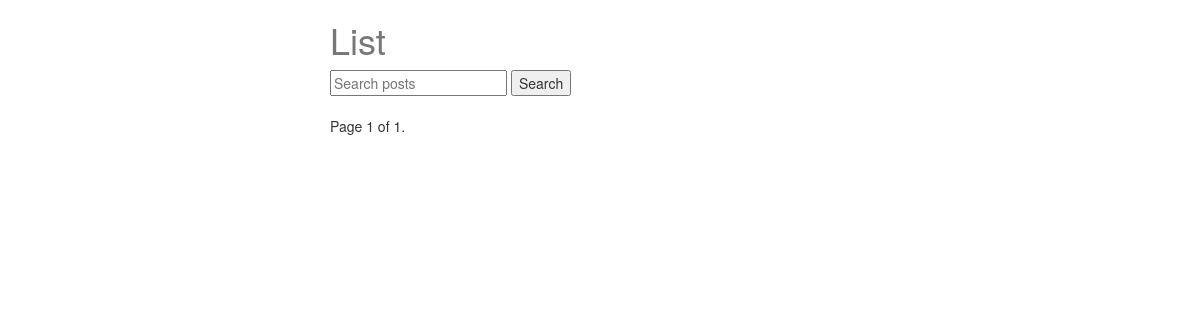
The app's page /posts/, older data.
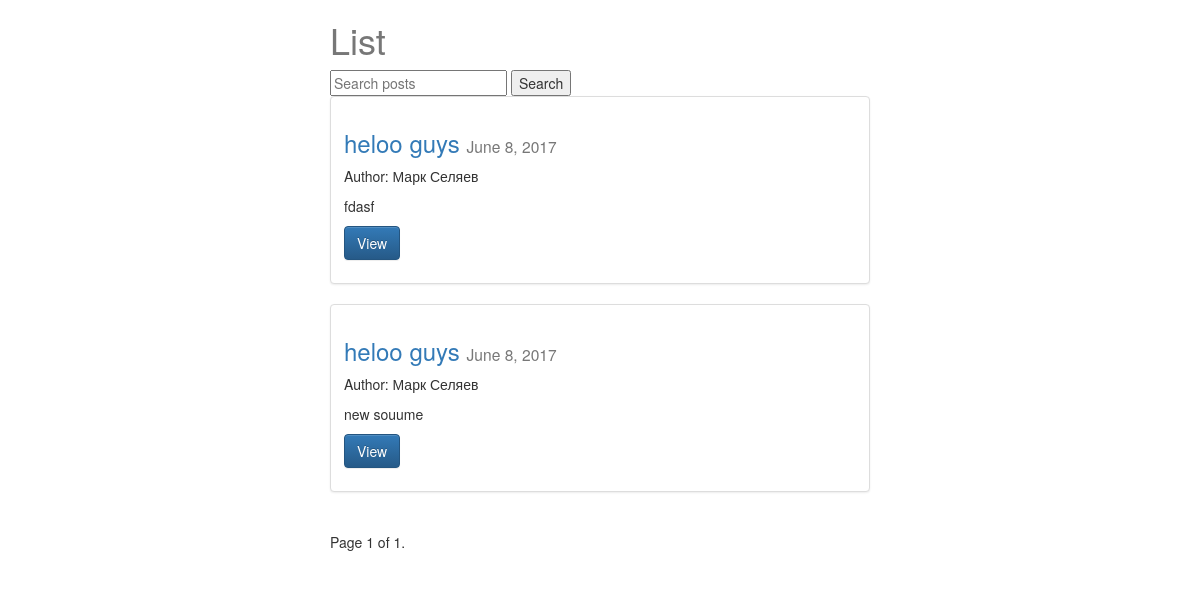
The same page, newer data.
### posts/models.py (models this page shows, shortened)
class Post(models.Model):
    user = models.ForeignKey(settings.AUTH_USER_MODEL, default=1)
    title = models.CharField(max_length=120)
    content = models.TextField()
    updated = models.DateTimeField(auto_now=True, auto_now_add=False)
    timestamp = models.DateTimeField(auto_now=False, auto_now_add=True)
    image = models.ImageField(upload_to=upload_location, null=True, blank=True, width_field="width_field", height_field="height_field")
    height_field = models.IntegerField(default=0)
    width_field = models.IntegerField(default=0)
    slug = models.SlugField(unique=True)
    draft = models.BooleanField(default=False)
    publish = models.DateField(auto_now=False, auto_now_add=False)
    objects = PostManager()
    def get_absolute_url(self):
        return reverse("posts:detail", kwargs={"slug": self.slug})
    class Meta:
        ordering = ["-timestamp", "-updated"]

### posts/views.py (the view)
def post_list(request):
    queryset_list = Post.objects.active()
    if request.user.is_staff or request.user.is_superuser:
        queryset_list = Post.objects.all()
    query = request.GET.get("q")
    if query:
        queryset_list = queryset_list.filter(Q(title__icontains=query)|
                                             Q(content__icontains=query)|
                                             Q(user__first_name__icontains=query)|
                                             Q(user__last_name__icontains=query))
    paginator = Paginator(queryset_list, 3) # Show 25 contacts per page
    page_request_var = "page"
    page = request.GET.get(page_request_var)
    try:
        queryset = paginator.page(page)
    except PageNotAnInteger:
        queryset = paginator.page(1)
    except EmptyPage:
        queryset = paginator.page(paginator.num_pages)
    context = {
        "object_list": queryset,
        "page_request_var": page_request_var
    }
    return render(request, "post_list.html", context)

### posts/models.py (called while the page is built)
    def active(self, *args, **kwargs):
        return super(PostManager, self).filter(draft=False).filter(publish__lte=timezone.now())

### posts/templates/post_list.html (shortened to what this page needs)
{% extends "base.html" %}
{% block content %}
<div class='col-sm-6 col-sm-offset-3'>
    <h1>List</h1>
    <form action="" method="GET">
        <input type="text" name="q" placeholder="Search posts" value="{{ request.GET.q }}">
        <input type="submit" value="Search">
    </form>
{% for obj in object_list %}
<div class="row">
  <div class="col-sm-12">
    <div class="thumbnail">
      <div class="caption">
        <h3><a href='{{ obj.get_absolute_url }}'>{{ obj.title|truncatechars:40 }}</a> <small>{{ obj.publish }}</small></h3>
          <p>Author: {{ obj.user.get_full_name }}</p>
        <p>{{ obj.content|linebreaks|truncatechars:120 }}</p>
        <p><a href="{{ obj.get_absolute_url }}" class="btn btn-primary" role="button">View</a></p>
      </div>
    </div>
  </div>
</div>
{% endfor %}
<div class="pagination">
    <span class="step-links">
        <span class="current">
            Page {{ object_list.number }} of {{ object_list.paginator.num_pages }}.
        </span>
    </span>
</div>
</div>
{% endblock content %}

### posts/templates/base.html (shortened to what this page needs)
{% load staticfiles %}
<!doctype html>
<html lang='en'>
<head>
    <link rel="stylesheet" href="https://maxcdn.bootstrapcdn.com/bootstrap/3.3.7/css/bootstrap.min.css">
    <link rel="stylesheet" href="https://maxcdn.bootstrapcdn.com/bootstrap/3.3.7/css/bootstrap-theme.min.css">
    <link rel="stylesheet" href='{%  static "css/base.css" %}'>
</head>
<body>
    <div class="container">
        {% block content %}
        {% endblock content %}
    </div>
</body>
</html>

### static/css/base.css (style rules this page uses)
h1 { color: #777777; }

Row changes from the older to the newer data that the page shows:
now on this page (row edited): Post: title "heloo guys", publish "June 8, 2017", user.get_full_name "Марк Селяев", content "fdasf"
added Post: title "heloo guys", publish "June 8, 2017", user.get_full_name "Марк Селяев", content "new souume"
